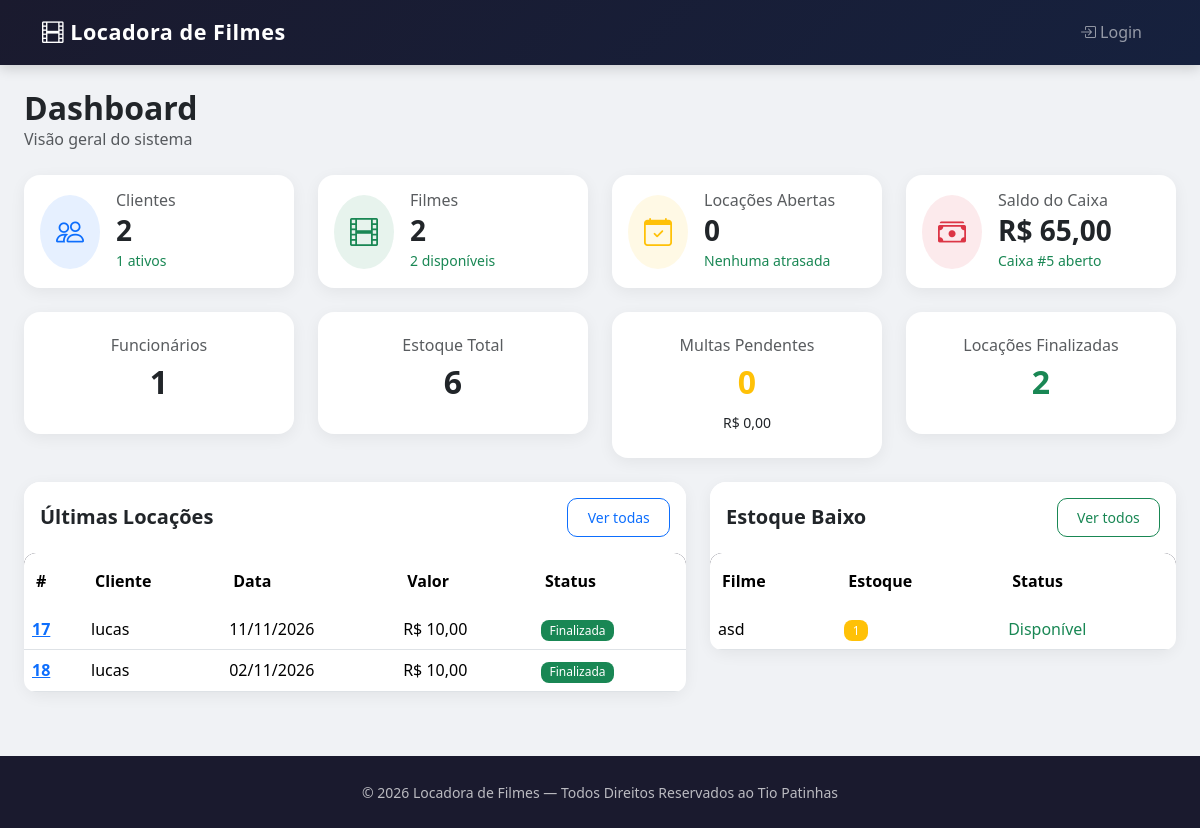
The page / on the database its author committed.
### caixa/models.py (models this page shows, shortened)
class Caixa(models.Model):
    data_abrir = models.DateField(verbose_name='Data de Abertura')
    data_fechar = models.DateField(null=True, blank=True, verbose_name='Data de Fechamento')
    saldo_inicial = models.DecimalField(max_digits=12, decimal_places=2, verbose_name='Saldo Inicial')
    saldo_final = models.DecimalField(max_digits=12, decimal_places=2, null=True, blank=True, verbose_name='Saldo Final')
    class Meta:
        verbose_name = 'Caixa'
        verbose_name_plural = 'Caixas'
        ordering = ['-data_abrir']
    def calcular_totais(self):
        transacoes = self.transacoes.all()
        total_entradas = transacoes.filter(tipo='E').aggregate(total=Sum('valor'))['total'] or Decimal('0.00')
        total_saidas = transacoes.filter(tipo='S').aggregate(total=Sum('valor'))['total'] or Decimal('0.00')
        saldo_atual = self.saldo_inicial + total_entradas - total_saidas
        return total_entradas, total_saidas, saldo_atual

### locacoes/models.py (models this page shows, shortened)
class Locacao(models.Model):
    STATUS_CHOICES = [
        ('A', 'Aberta'),
        ('F', 'Finalizada'),
        ('C', 'Cancelada'),
    ]
    cliente = models.ForeignKey(Cliente, on_delete=models.PROTECT, related_name='locacoes', verbose_name='Cliente')
    funcionario = models.ForeignKey(Funcionario, on_delete=models.PROTECT, related_name='locacoes', verbose_name='Funcionário')
    data_locacao = models.DateField(verbose_name='Data da Locação')
    data_devolucao = models.DateField(verbose_name='Data Prevista de Devolução')
    real_data_devolucao = models.DateField(null=True, blank=True, verbose_name='Data Real de Devolução')
    valor = models.DecimalField(max_digits=10, decimal_places=2, default=0, verbose_name='Valor Total')
    status = models.CharField(max_length=1, choices=STATUS_CHOICES, default='A', verbose_name='Status')
    multa_aplicada = models.DecimalField(max_digits=10, decimal_places=2, default=0, verbose_name='Multa Aplicada')
    registrado_caixa = models.BooleanField(default=False, verbose_name='Registrado no Caixa')
    filmes = models.ManyToManyField(Filme, through='LocacaoFilme', related_name='locacoes')
    class Meta:
        verbose_name = 'Locação'
        verbose_name_plural = 'Locações'
        ordering = ['-data_locacao']

### pessoas/models.py (models this page shows, shortened)
class Pessoa(models.Model):
    nome = models.CharField(max_length=100, verbose_name='Nome')
    cpf = models.CharField(max_length=14, unique=True, verbose_name='CPF')
    telefone = models.CharField(max_length=15, verbose_name='Telefone')
    email = models.EmailField(max_length=100, verbose_name='E-mail')
    endereco = models.CharField(max_length=200, verbose_name='Endereço')
    foto = models.ImageField(upload_to='pessoas/', null=True, blank=True, verbose_name='Foto')
    class Meta:
        abstract = True

class Cliente(Pessoa):
    data_cadastro = models.DateField(auto_now_add=True, verbose_name='Data de Cadastro')
    ativo = models.BooleanField(default=True, verbose_name='Ativo')
    documento = models.BooleanField(default=False, verbose_name='Documento Entregue')
    class Meta:
        verbose_name = 'Cliente'
        verbose_name_plural = 'Clientes'
        ordering = ['nome']

### filmes/models.py (models this page shows, shortened)
class Filme(models.Model):
    titulo = models.CharField(max_length=150, verbose_name='Título')
    genero = models.CharField(max_length=50, verbose_name='Gênero')
    ano_lancamento = models.PositiveIntegerField(verbose_name='Ano de Lançamento')
    class_etaria = models.PositiveIntegerField(verbose_name='Classificação Etária')
    valor = models.DecimalField(max_digits=8, decimal_places=2, verbose_name='Valor (locação)')
    estoque = models.PositiveIntegerField(default=0, verbose_name='Estoque')
    disponivel = models.BooleanField(default=True, verbose_name='Disponível')
    capa = models.ImageField(upload_to='filmes/', null=True, blank=True, verbose_name='Capa')
    class Meta:
        verbose_name = 'Filme'
        verbose_name_plural = 'Filmes'
        ordering = ['titulo']

### home/views.py (the view)
# urls.py: path('', HomeView.as_view(), name='home'),
class HomeView(TemplateView):
    template_name = 'home.html'
    def get_context_data(self, **kwargs):
        context = super().get_context_data(**kwargs)
        context['total_clientes'] = Cliente.objects.count()
        context['clientes_ativos'] = Cliente.objects.filter(ativo=True).count()
        context['total_funcionarios'] = Funcionario.objects.count()
        context['total_filmes'] = Filme.objects.count()
        context['filmes_disponiveis'] = Filme.objects.filter(disponivel=True).count()
        context['filmes_indisponiveis'] = Filme.objects.filter(disponivel=False).count()
        context['estoque_total'] = Filme.objects.aggregate(total=Sum('estoque'))['total'] or 0
        context['total_locacoes'] = Locacao.objects.count()
        context['locacoes_abertas'] = Locacao.objects.filter(status='A').count()
        context['locacoes_finalizadas'] = Locacao.objects.filter(status='F').count()
        context['locacoes_atrasadas'] = Locacao.objects.filter(status='A').count()  # vamos filtrar melhor abaixo
        from django.utils import timezone
        hoje = timezone.now().date()
        context['locacoes_atrasadas'] = Locacao.objects.filter(
            status='A',
            data_devolucao__lt=hoje
        ).count()
        context['total_multas'] = Multa.objects.count()
        context['multas_pendentes'] = Multa.objects.filter(status='P').count()
        context['valor_multas_pendentes'] = Multa.objects.filter(status='P').aggregate(
            total=Sum('valor')
        )['total'] or Decimal('0.00')
        caixa_aberto = Caixa.objects.filter(data_fechar__isnull=True).first()
        context['caixa_aberto'] = caixa_aberto
        if caixa_aberto:
            total_entradas, total_saidas, saldo_atual = caixa_aberto.calcular_totais()
            context['saldo_caixa_atual'] = saldo_atual
            context['entradas_caixa'] = total_entradas
            context['saidas_caixa'] = total_saidas
        else:
            context['saldo_caixa_atual'] = Decimal('0.00')
            context['entradas_caixa'] = Decimal('0.00')
            context['saidas_caixa'] = Decimal('0.00')
        context['ultimas_locacoes'] = Locacao.objects.select_related(
            'cliente', 'funcionario'
        ).order_by('-data_locacao')[:5]
        context['filmes_estoque_baixo'] = Filme.objects.filter(estoque__lte=2).order_by('estoque')[:5]
        return context

### home/templates/home.html (shortened to what this page needs)
{% extends 'principal.html' %}
{% block content %}
<div class="container-fluid px-4 mt-4">
    <div class="d-flex justify-content-between align-items-center mb-4">
        <div>
            <h2 class="fw-bold mb-0">Dashboard</h2>
            <p class="text-muted mb-0">Visão geral do sistema</p>
        </div>
    </div>
    <div class="row g-4 mb-4">
        <div class="col-xl-3 col-md-6">
            <div class="card h-100">
                <div class="card-body d-flex align-items-center">
                    <div class="rounded-circle bg-primary bg-opacity-10 p-3 me-3">
                        <i class="bi bi-people fs-3 text-primary"></i>
                    </div>
                    <div>
                        <h6 class="text-muted mb-1">Clientes</h6>
                        <h3 class="mb-0 fw-bold">{{ total_clientes }}</h3>
                        <small class="text-success">{{ clientes_ativos }} ativos</small>
                    </div>
                </div>
            </div>
        </div>
        <div class="col-xl-3 col-md-6">
            <div class="card h-100">
                <div class="card-body d-flex align-items-center">
                    <div class="rounded-circle bg-success bg-opacity-10 p-3 me-3">
                        <i class="bi bi-film fs-3 text-success"></i>
                    </div>
                    <div>
                        <h6 class="text-muted mb-1">Filmes</h6>
                        <h3 class="mb-0 fw-bold">{{ total_filmes }}</h3>
                        <small class="text-success">{{ filmes_disponiveis }} disponíveis</small>
                    </div>
                </div>
            </div>
        </div>
        <div class="col-xl-3 col-md-6">
            <div class="card h-100">
                <div class="card-body d-flex align-items-center">
                    <div class="rounded-circle bg-warning bg-opacity-10 p-3 me-3">
                        <i class="bi bi-calendar-check fs-3 text-warning"></i>
                    </div>
                    <div>
                        <h6 class="text-muted mb-1">Locações Abertas</h6>
                        <h3 class="mb-0 fw-bold">{{ locacoes_abertas }}</h3>
                        {% if locacoes_atrasadas > 0 %}
                            <small class="text-danger">{{ locacoes_atrasadas }} atrasadas</small>
                        {% else %}
                            <small class="text-success">Nenhuma atrasada</small>
                        {% endif %}
                    </div>
                </div>
            </div>
        </div>
        <div class="col-xl-3 col-md-6">
            <div class="card h-100">
                <div class="card-body d-flex align-items-center">
                    <div class="rounded-circle bg-danger bg-opacity-10 p-3 me-3">
                        <i class="bi bi-cash-stack fs-3 text-danger"></i>
                    </div>
                    <div>
                        <h6 class="text-muted mb-1">Saldo do Caixa</h6>
                        <h3 class="mb-0 fw-bold">R$ {{ saldo_caixa_atual }}</h3>
                        {% if caixa_aberto %}
                            <small class="text-success">Caixa #{{ caixa_aberto.id }} aberto</small>
                        {% else %}
                            <small class="text-danger">Nenhum caixa aberto</small>
                        {% endif %}
                    </div>
                </div>
            </div>
        </div>
    </div>
    <div class="row g-4 mb-4">
        <div class="col-md-3">
            <div class="card text-center">
                <div class="card-body py-4">
                    <h6 class="text-muted">Funcionários</h6>
                    <h2 class="fw-bold">{{ total_funcionarios }}</h2>
                </div>
            </div>
        </div>
        <div class="col-md-3">
            <div class="card text-center">
                <div class="card-body py-4">
                    <h6 class="text-muted">Estoque Total</h6>
                    <h2 class="fw-bold">{{ estoque_total }}</h2>
                </div>
            </div>
        </div>
        <div class="col-md-3">
            <div class="card text-center">
                <div class="card-body py-4">
                    <h6 class="text-muted">Multas Pendentes</h6>
                    <h2 class="fw-bold text-warning">{{ multas_pendentes }}</h2>
                    <small>R$ {{ valor_multas_pendentes }}</small>
                </div>
            </div>
        </div>
        <div class="col-md-3">
            <div class="card text-center">
                <div class="card-body py-4">
                    <h6 class="text-muted">Locações Finalizadas</h6>
                    <h2 class="fw-bold text-success">{{ locacoes_finalizadas }}</h2>
                </div>
            </div>
        </div>
    </div>
    <div class="row g-4">
        <div class="col-lg-7">
            <div class="card">
                <div class="card-header bg-white d-flex justify-content-between align-items-center py-3">
                    <h5 class="mb-0 fw-bold">Últimas Locações</h5>
                    <a href="{% url 'locacoes' %}" class="btn btn-sm btn-outline-primary">Ver todas</a>
                </div>
                <div class="card-body p-0">
                    <div class="table-responsive">
                        <table class="table table-hover mb-0">
                            <thead>
                                <tr>
                                    <th>#</th>
                                    <th>Cliente</th>
                                    <th>Data</th>
                                    <th>Valor</th>
                                    <th>Status</th>
                                </tr>
                            </thead>
                            <tbody>
                                {% for loc in ultimas_locacoes %}
                                <tr>
                                    <td><a href="{% url 'locacao_detalhe' loc.pk %}" class="fw-semibold">{{ loc.id }}</a></td>
                                    <td>{{ loc.cliente.nome }}</td>
                                    <td>{{ loc.data_locacao|date:"d/m/Y" }}</td>
                                    <td>R$ {{ loc.valor }}</td>
                                    <td>
                                        {% if loc.status == 'A' %}
                                            <span class="badge bg-primary">Aberta</span>
                                        {% elif loc.status == 'F' %}
                                            <span class="badge bg-success">Finalizada</span>
                                        {% else %}
                                            <span class="badge bg-secondary">Cancelada</span>
                                        {% endif %}
                                    </td>
                                </tr>
                                {% empty %}
                                <tr>
                                    <td colspan="5" class="text-center text-muted py-4">Nenhuma locação cadastrada</td>
                                </tr>
                                {% endfor %}
                            </tbody>
                        </table>
                    </div>
                </div>
            </div>
        </div>
        <div class="col-lg-5">
            <div class="card">
                <div class="card-header bg-white d-flex justify-content-between align-items-center py-3">
                    <h5 class="mb-0 fw-bold">Estoque Baixo</h5>
                    <a href="{% url 'filmes' %}" class="btn btn-sm btn-outline-success">Ver todos</a>
                </div>
                <div class="card-body p-0">
                    <div class="table-responsive">
                        <table class="table table-hover mb-0">
                            <thead>
                                <tr>
                                    <th>Filme</th>
                                    <th>Estoque</th>
                                    <th>Status</th>
                                </tr>
                            </thead>
                            <tbody>
                                {% for filme in filmes_estoque_baixo %}
                                <tr>
                                    <td>{{ filme.titulo }}</td>
                                    <td>
                                        <span class="badge bg-{% if filme.estoque == 0 %}danger{% else %}warning{% endif %}">
                                            {{ filme.estoque }}
                                        </span>
                                    </td>
                                    <td>
                                        {% if filme.disponivel %}
                                            <span class="text-success">Disponível</span>
                                        {% else %}
                                            <span class="text-danger">Indisponível</span>
                                        {% endif %}
                                    </td>
                                </tr>
                                {% empty %}
                                <tr>
                                    <td colspan="3" class="text-center text-muted py-4">Todos os filmes com estoque ok</td>
                                </tr>
                                {% endfor %}
                            </tbody>
                        </table>
                    </div>
                </div>
            </div>
        </div>
    </div>
</div>
{% endblock %}

### rows shown on the page
Caixa: id "5"
Locacao: id "17", cliente.nome "lucas", data_locacao "11/11/2026", valor "10,00", status "Finalizada"
Locacao: id "18", cliente.nome "lucas", data_locacao "02/11/2026", valor "10,00", status "Finalizada"
Filme: titulo "asd", estoque "1", disponivel "Disponível"

### other values the page prints
{{ total_clientes }} "2"
{{ clientes_ativos }} "1"
{{ total_filmes }} "2"
{{ filmes_disponiveis }} "2"
{{ locacoes_abertas }} "0"
{{ saldo_caixa_atual }} "65,00"
{{ total_funcionarios }} "1"
{{ estoque_total }} "6"
{{ multas_pendentes }} "0"
{{ valor_multas_pendentes }} "0,00"
{{ locacoes_finalizadas }} "2"
